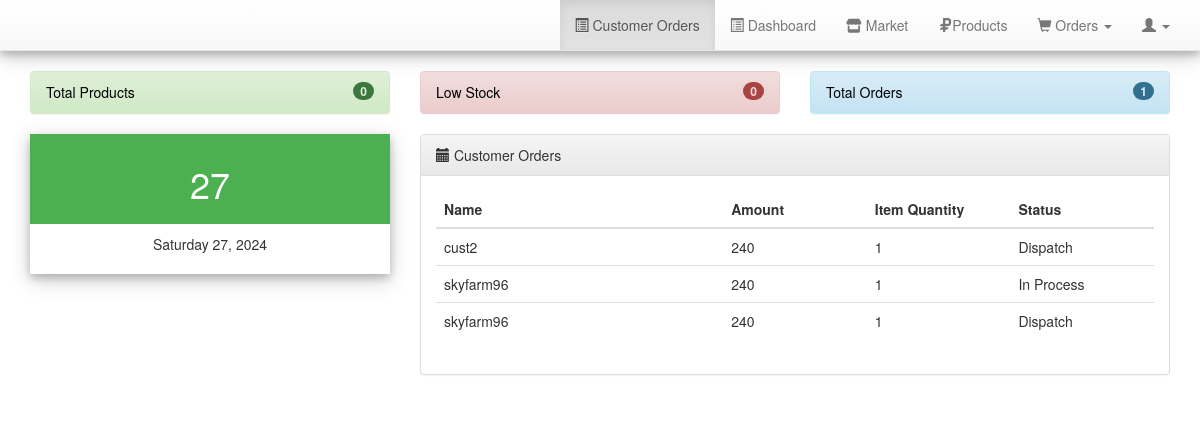
The page /inventory/index.php (signed in) on the database as committed earlier.
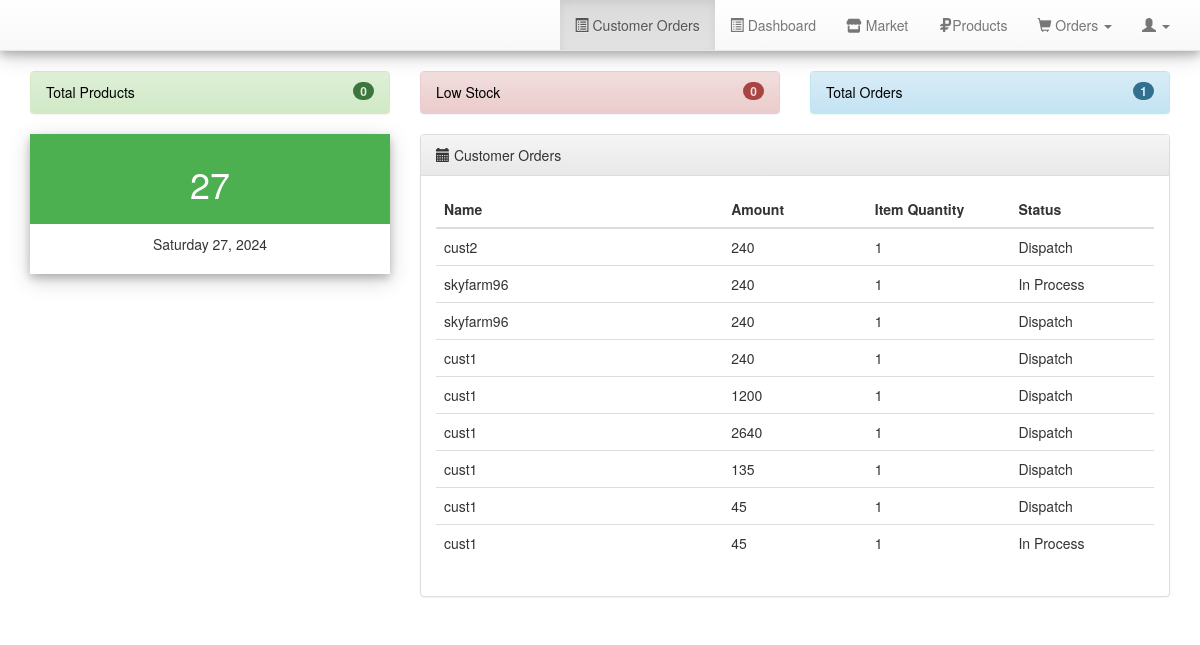
The same page on the database as committed later.
### tables this page shows
CREATE TABLE `orders` (
  `order_id` int(11) NOT NULL,
  `order_date` date NOT NULL,
  `client_name` varchar(255) NOT NULL,
  `client_contact` varchar(255) NOT NULL,
  `sub_total` varchar(255) NOT NULL,
  `total_amount` varchar(255) NOT NULL,
  `paid` varchar(255) NOT NULL,
  `due` varchar(255) NOT NULL,
  `payment_type` int(11) NOT NULL,
  `order_status` int(11) NOT NULL DEFAULT 0,
  `user_id` int(11) NOT NULL,
  `order_belong` int(15) NOT NULL,
  `last_updated` timestamp NOT NULL DEFAULT current_timestamp(),
  `is_seen` tinyint(1) NOT NULL DEFAULT 0
);

CREATE TABLE `users` (
  `u_id` int(222) NOT NULL,
  `username` varchar(222) NOT NULL,
  `f_name` varchar(222) NOT NULL,
  `l_name` varchar(222) NOT NULL,
  `fullName` varchar(50) NOT NULL,
  `gender` varchar(20) NOT NULL,
  `dob` date DEFAULT NULL,
  `email` varchar(222) NOT NULL,
  `phone` varchar(222) NOT NULL,
  `password` varchar(222) NOT NULL,
  `address` text NOT NULL,
  `status` int(222) NOT NULL DEFAULT 1,
  `date` timestamp NOT NULL DEFAULT current_timestamp() ON UPDATE current_timestamp(),
  `chat_id` bigint(20) NOT NULL,
  `notifications_enabled` tinyint(1) NOT NULL DEFAULT 1,
  `email_token` varchar(255) NOT NULL DEFAULT '',
  `email_verified` tinyint(1) NOT NULL DEFAULT 0
);

### inventory/index.php (the view, shortened to what this page needs)
<?php require_once 'includes/header.php'; ?>
<?php
$sql = "SELECT * FROM product WHERE status = 1 AND owner = '".$_SESSION['adm_id']."'";
$query = $db->query($sql);
$countProduct = $query->num_rows;
$orderSql = "SELECT * FROM orders WHERE order_status = 3";
$orderQuery = $db->query($orderSql);
$countOrder = $orderQuery->num_rows;
$lowStockSql = "SELECT * FROM product WHERE quantity <= 3 AND status = 1 AND owner = '".$_SESSION['adm_id']."'";
$lowStockQuery = $db->query($lowStockSql);
$countLowStock = $lowStockQuery->num_rows;
$userwisesql = "SELECT * FROM orders WHERE orders.order_belong = '".$_SESSION['store']."' AND orders.order_status < 3";
$userwiseQuery = $db->query($userwisesql);
?>
<link rel="stylesheet" href="assets/plugins/fullcalendar/fullcalendar.min.css">
<link rel="stylesheet" href="assets/plugins/fullcalendar/fullcalendar.print.css" media="print">
<div class="row">
	<?php if(isset($_SESSION['adm_id'])) { ?>
	<div class="col-md-4">
		<div class="panel panel-success">
			<div class="panel-heading">
				<a href="product.php" style="text-decoration:none;color:black;">
					Total Products
					<span class="badge pull pull-right"><?php echo $countProduct; ?></span>
				</a>
			</div>
		</div>
	</div>
	<div class="col-md-4">
		<div class="panel panel-danger">
			<div class="panel-heading">
				<a href="product.php" style="text-decoration:none;color:black;">
					Low Stock
					<span class="badge pull pull-right"><?php echo $countLowStock; ?></span>
				</a>
			</div>
		</div>
	</div>
	<?php } ?>
		<div class="col-md-4">
			<div class="panel panel-info">
				<div class="panel-heading">
					<a href="orders.php?o=manord" style="text-decoration:none;color:black;">
						Total Orders
						<span class="badge pull pull-right"><?php echo $countOrder; ?></span>
					</a>
				</div>
			</div>
		</div>
	<div class="col-md-4">
		<div class="card">
		  <div class="cardHeader">
		    <h1><?php echo date('d'); ?></h1>
		  </div>
		  <div class="cardContainer">
		    <p><?php echo date('l') .' '.date('d').', '.date('Y'); ?></p>
		  </div>
		</div>
		<br/>
	</div>
	<?php  if(isset($_SESSION['adm_id'])) { ?>
	<div class="col-md-8">
		<div class="panel panel-default">
			<div class="panel-heading"> <i class="glyphicon glyphicon-calendar"></i> Customer Orders</div>
			<div class="panel-body">
				<table class="table" id="productTable">
			  	<thead>
			  		<tr>
			  			<th style="width:40%;">Name</th>
			  			<th style="width:20%;">Amount</th>
						<th style="width:20%;">Item Quantity</th>
						<th style="width:20%;">Status</th>
			  		</tr>
			  	</thead>
			  	<tbody>
					<?php
						if($userwiseQuery->num_rows >0){
							while ($orderResult = $userwiseQuery->fetch_assoc()) { ?>
						<tr>
							<?php
								$userCheck = "SELECT orders.*, users.* FROM orders INNER JOIN users ON orders.user_id = users.u_id  WHERE orders.order_id = '".$orderResult['order_id']."'";
								$quanRes = $db->query($userCheck);
								$quanRes1 = $quanRes->fetch_assoc();
								$quantityCheck = "SELECT * FROM order_item WHERE order_id = '".$orderResult['order_id']."'";
								$quantityRes = $db->query($quantityCheck);
							?>
							<td><?php echo $quanRes1['username'];?></td>
							<td><?php echo $quanRes1['total_amount'];?></td>
							<td><?php echo $quantityRes->num_rows;?></td>
							<td><?php
									if($quanRes1['order_status'] == '1')
										$res = "Dispatch";
									else if($quanRes1['order_status'] == '2')
										$res = "In Process";
									else if($quanRes1['order_status'] == '3')
										$res = "Delivered";
									else if($quanRes1['order_status'] == '4')
										$res = "Rejected";
									echo $res;
								?></td>
						</tr>
					<?php } ?>
				</tbody>
				</table>
			</div>
		</div>
	</div>
	<?php
		}
		else
			echo "<td colspan='4' style='text-align: center;'>No Orders Today!!</td>";
	}
	?>
</div>
<?php require_once 'includes/footer.php'; ?>

### inventory/includes/header.php (shortened to what this page needs)
<!DOCTYPE html>
<html lang="en">
<head>
	<link rel="stylesheet" href="https://cdnjs.cloudflare.com/ajax/libs/font-awesome/6.2.0/css/all.min.css">
  <link rel="stylesheet" href="assets/bootstrap/css/bootstrap.min.css">
  <link rel="stylesheet" href="assets/bootstrap/css/bootstrap-theme.min.css">
  <link rel="stylesheet" href="assets/font-awesome/css/font-awesome.min.css">
  <link rel="stylesheet" href="custom/css/custom.css">
  <link rel="stylesheet" href="assets/plugins/datatables/jquery.dataTables.min.css">
  <link rel="stylesheet" href="assets/plugins/fileinput/css/fileinput.min.css">
  <link rel="stylesheet" href="assets/jquery-ui/jquery-ui.min.css">
</head>
<body>
	<nav class="navbar navbar-default navbar-static-top">
		<div class="container">
    <div class="collapse navbar-collapse" id="bs-example-navbar-collapse-1">
      <ul class="nav navbar-nav navbar-right">
      	<li id="navDashboard"><a href="index.php"><i class="glyphicon glyphicon-list-alt"></i>  Customer Orders</a></li>
		  <li id="navDashboard"><a href="http://localhost/lfsc/seller/dashboard.php"><i class="glyphicon glyphicon-list-alt"></i>  Dashboard</a></li>
		 <li id="navDashboard"><a href="../market.php"><i class='fas fa-store'></i>  Market</a></li>
		<?php if(isset($_SESSION['adm_id'])) { ?>
        <li id="navProduct"><a href="product.php"> <i class="glyphicon glyphicon-ruble"></i>Products</a></li>
		<?php } ?>
        <li class="dropdown" id="navOrder">
          <a href="#" class="dropdown-toggle" data-toggle="dropdown" role="button" aria-haspopup="true" aria-expanded="false"> <i class="glyphicon glyphicon-shopping-cart"></i> Orders <span class="caret"></span></a>
        </li>
        <li class="dropdown" id="navSetting">
          <a href="#" class="dropdown-toggle" data-toggle="dropdown" role="button" aria-haspopup="true" aria-expanded="false"> <i class="glyphicon glyphicon-user"></i> <span class="caret"></span></a>
        </li>
      </ul>
    </div>
  </div>
	</nav>
<div class="container">

### inventory/includes/footer.php (shortened to what this page needs)
</div>
</body>
</html>

### inventory/custom/css/custom.css (style rules this page uses)
div.card { width: 100%; box-shadow: 0 4px 8px 0 rgba(0, 0, 0, 0.2), 0 6px 20px 0 rgba(0, 0, 0, 0.19); text-align: center; }
div.cardHeader { background-color: #4CAF50; color: white; padding: 10px; font-size: 40px; }
div.cardContainer { padding: 10px; }

Rows that differ between the two databases and show on the page:
added orders: user.username "cust1", total_amount "240", $quantityRes->num_rows "1", order_status "Dispatch"
added orders: user.username "cust1", total_amount "1200", $quantityRes->num_rows "1", order_status "Dispatch"
added orders: user.username "cust1", total_amount "2640", num_rows "1", order_status "Dispatch"
added orders: user.username "cust1", total_amount "135", num_rows "1", order_status "Dispatch"
added orders: user.username "cust1", total_amount "45", $quantityRes->num_rows "1", order_status "Dispatch"
added orders: user.username "cust1", total_amount "45", $quantityRes->num_rows "1", order_status "In Process"
